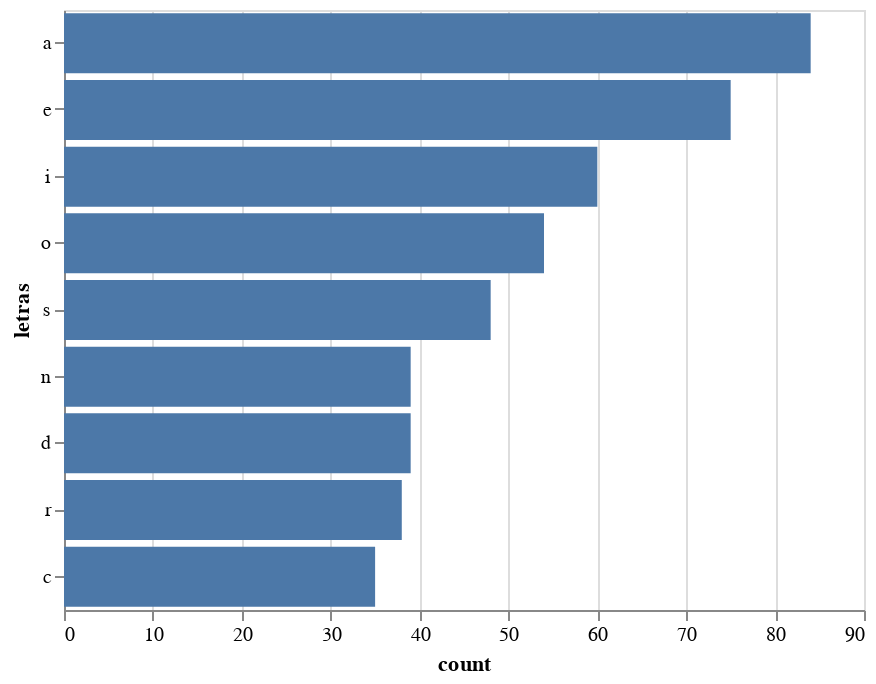

Here is the notebook cell this chart was saved with:
### Code cell
import numpy as np

data = pd.DataFrame(
    {'letras': np.array([c for c in text if c.isalpha()])}
)

alt.Chart(data).transform_aggregate(
    count='count()',
    groupby=['letras']
).transform_window(
    rank='rank(count)',
    sort=[alt.SortField('count', order='descending')]
).transform_filter(
    alt.datum.rank < 10
).mark_bar().encode(
    y=alt.Y('letras:N',
        sort=alt.EncodingSortField(field='count', op='sum', order='descending')
    ),
    x='count:Q',
)

### Figure 1 — Vega-Lite specification as saved in the notebook (floating-point values rounded to 4 significant figures; data arrays with more than 128 entries replaced by an {"elided": "..."} marker saying what was removed)
{"$schema": "https://vega.github.io/schema/vega-lite/v3.3.0.json", "config": {"mark": {"tooltip": null}, "view": {"height": 300, "width": 400}}, "data": {"name": "data-d3164e3eba899cd2f5208433da9d4e64"}, "datasets": {"data-d3164e3eba899cd2f5208433da9d4e64": {"elided": "667 records"}}, "encoding": {"x": {"field": "count", "type": "quantitative"}, "y": {"field": "letras", "sort": {"field": "count", "op": "sum", "order": "descending"}, "type": "nominal"}}, "mark": "bar", "transform": [{"aggregate": [{"as": "count", "op": "count"}], "groupby": ["letras"]}, {"sort": [{"field": "count", "order": "descending"}], "window": [{"as": "rank", "field": "count", "op": "rank"}]}, {"filter": "(datum.rank < 10)"}]}
